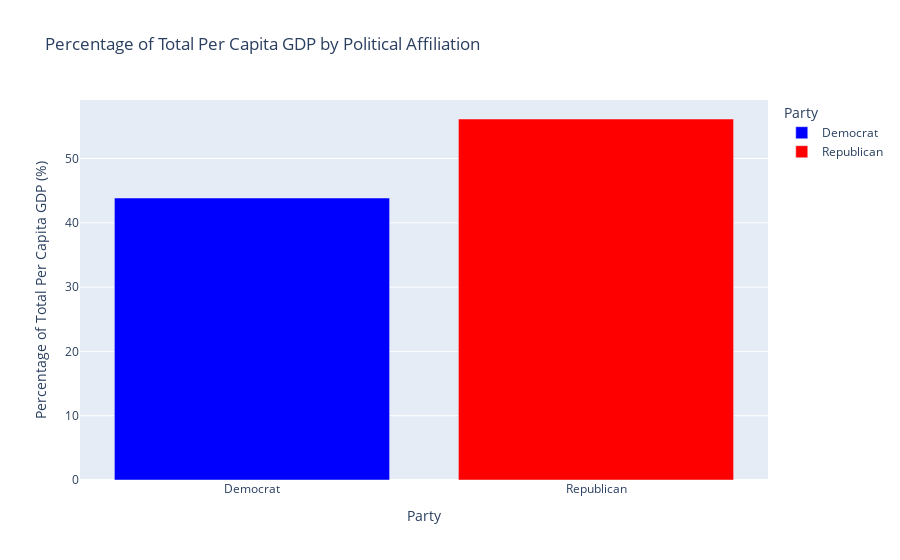

This figure's notebook cell:
### Markdown cell above
### Based off of this bar chart we notice that its actually the locations that voted republican that have a higher gdp per capita, so I would not lean towards the idea of their being a bias in allocation of money towards the Biden administration seeing that its the republican states that have a higher gpd pre capita

### Code cell
party_gdp = combined.groupby('Party')['per capita'].sum()

total_per_capita_gdp = party_gdp.sum()

party_percentage = (party_gdp / total_per_capita_gdp) * 100

party_percentage = party_percentage.reset_index()

party_percentage = party_percentage.merge(combined.groupby('Party')['Population'].sum().reset_index(), on='Party')

fig = px.bar(party_percentage, x='Party', y='per capita',
             labels={'per capita': 'Percentage of Total Per Capita GDP (%)'},
             color='Party', color_discrete_map={'Democrat': 'blue', 'Republican': 'red'},
             title='Percentage of Total Per Capita GDP by Political Affiliation',
             hover_data={'Population': True, 'Party': False})
fig.show()

### Figure 1 — Plotly figure (JSON) as saved in the notebook; plotly's stock layout.template omitted (floating-point values rounded to 4 significant figures)
{"data": [{"alignmentgroup": "True", "customdata": [[187941673]], "hovertemplate": "Percentage of Total Per Capita GDP (%)=%{y}<br>Population=%{customdata[0]}<extra></extra>", "legendgroup": "Democrat", "marker": {"color": "blue", "pattern": {"shape": ""}}, "name": "Democrat", "offsetgroup": "Democrat", "orientation": "v", "showlegend": true, "textposition": "auto", "type": "bar", "x": ["Democrat"], "xaxis": "x", "y": [43.86], "yaxis": "y"}, {"alignmentgroup": "True", "customdata": [[156024675]], "hovertemplate": "Percentage of Total Per Capita GDP (%)=%{y}<br>Population=%{customdata[0]}<extra></extra>", "legendgroup": "Republican", "marker": {"color": "red", "pattern": {"shape": ""}}, "name": "Republican", "offsetgroup": "Republican", "orientation": "v", "showlegend": true, "textposition": "auto", "type": "bar", "x": ["Republican"], "xaxis": "x", "y": [56.14], "yaxis": "y"}], "layout": {"barmode": "relative", "legend": {"title": {"text": "Party"}, "tracegroupgap": 0}, "title": {"text": "Percentage of Total Per Capita GDP by Political Affiliation"}, "xaxis": {"anchor": "y", "categoryarray": ["Democrat", "Republican"], "categoryorder": "array", "domain": [0, 1], "title": {"text": "Party"}}, "yaxis": {"anchor": "x", "domain": [0, 1], "title": {"text": "Percentage of Total Per Capita GDP (%)"}}}}
